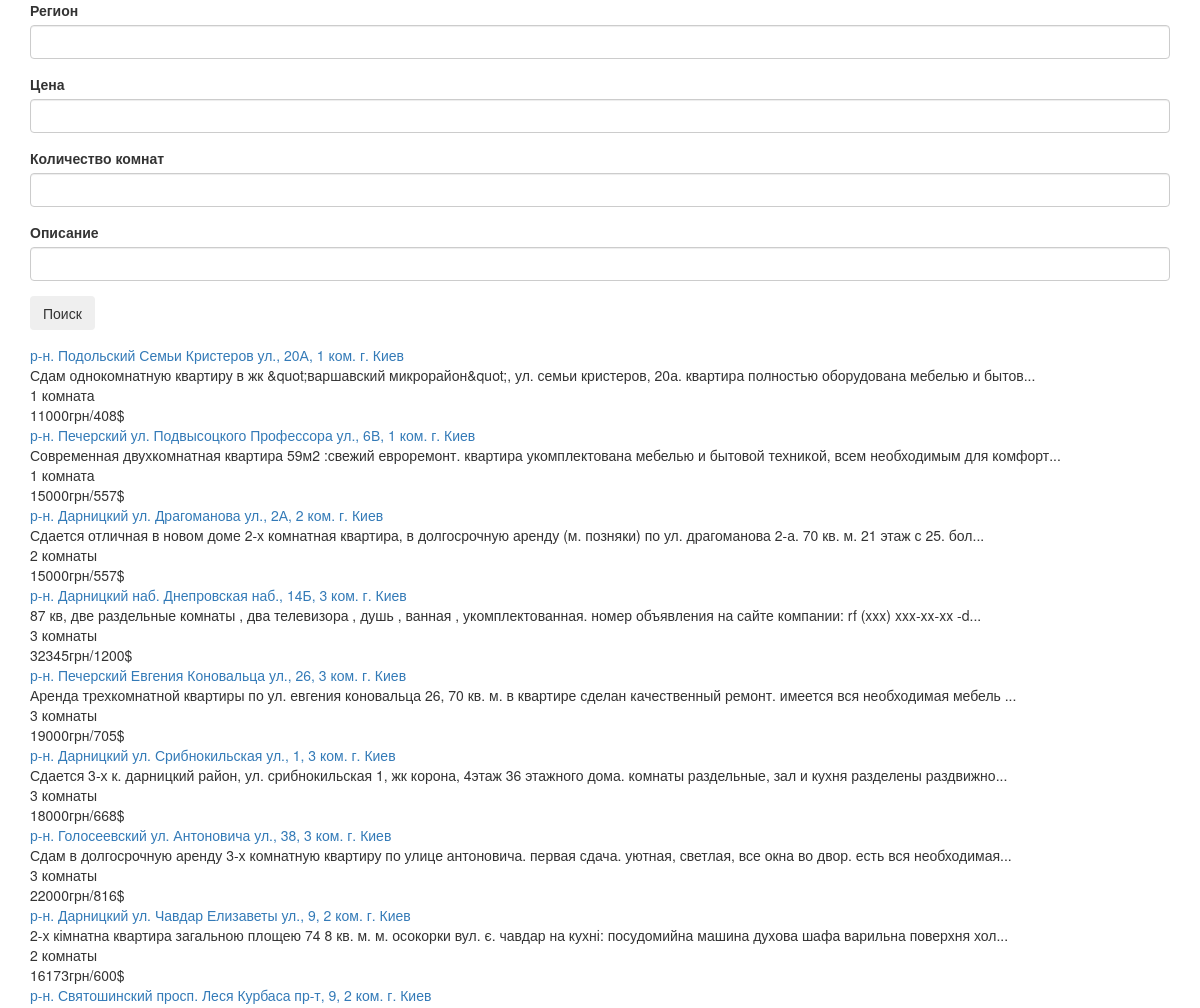
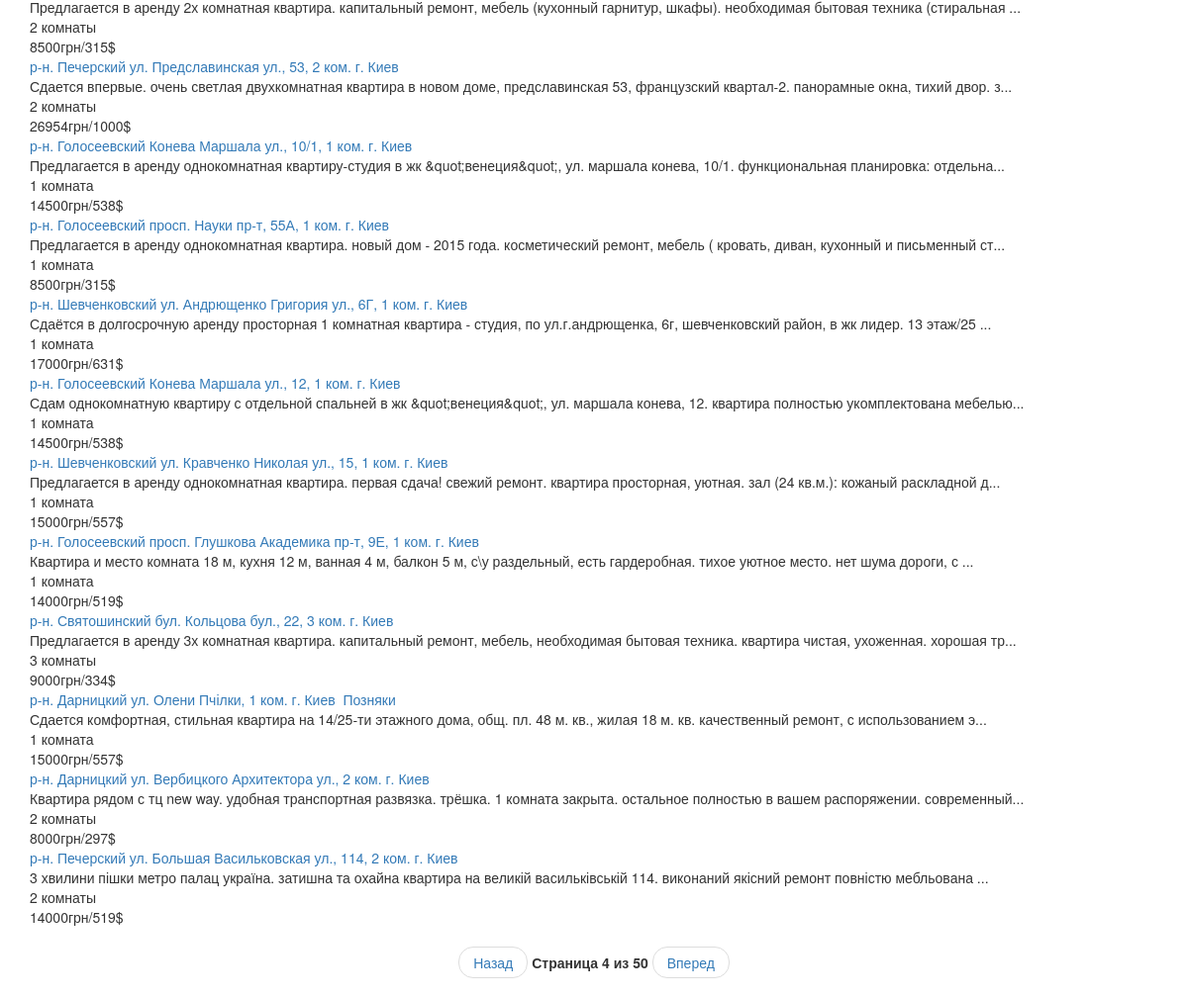
/?page=4, run on the app's committed database (2 pictures, top to bottom).
### tables this page shows
CREATE TABLE articles (
  id integer primary key,
  title text,
  ref text,
  descr text,
  rooms text,
  price text
);

### app.py (the view, shortened to what this page needs)
@app.route('/', methods=['GET', 'POST'])
def home_route():
    global form_vals
    db = art_parser.DBManager('art_parser/articles.db')
    form = SearchForm()
    pg = request.args.get('page', default='1')
    reg, price, pMin, pMax, rooms, desc, pgAmt = form_vals.values()
    if int(pg) < 1:
        pg = '1'
    elif int(pg) > int(pgAmt):
        pg = pgAmt
    data = db.get_data_by(int(pg) - 1, reg=reg, price_min=pMin, price_max=pMax, rooms=rooms, desc=desc)     # y i know about python container unpacking
    return render_template('index.html', price=price, pgAmt=pgAmt, form_vals=form_vals, page=int(pg), data=data, form=form)

### form.py
class SearchForm(FlaskForm):
    region = StringField('Регион', validators=[])
    rooms = IntegerField('Количество комнат', validators=[])
    price = IntegerField('Цена', validators=[])
    descr = StringField('Описание', validators=[])
    submit = SubmitField('Поиск', validators=[])

### art_parser/dbmngr.py (called while the page is built)
    def get_data_by(self, offset, reg='', rooms='', price_min=None, price_max=None, desc=''):
        if price_min is None:   # price_min price_max None or not None simultaneously, one is enough
            price_min = 0
            price_max = 10_000_000_000  # hardcoded value, hope sudden inflation won't break it all :)
        q = """SELECT * FROM articles where
            title like '%' || ? || '%' AND
            (CAST(SUBSTR(price, 0, LENGTH(price) - INSTR(price, ' грн/') - 1) AS INTEGER)
            BETWEEN ? and ?) AND
            SUBSTR(rooms, 0, LENGTH(rooms) - INSTR(rooms, ' к'))  LIKE '%' || ? || '%' AND
            descr like '%' || ? || '%' LIMIT ? OFFSET ?"""
        self.curs.execute(q, (reg, price_min, price_max, rooms, desc, self.recordsPerPage, offset*self.recordsPerPage))
        return self.curs.fetchall()

    def conn_open(self, path):
        self.conn = sqlite3.connect(path)
        self.curs = self.conn.cursor()

### templates/index.html (shortened to what this page needs)
<!DOCTYPE HTML>
<html lang="en-ru">
    <head>
        <link rel="stylesheet" href="https://maxcdn.bootstrapcdn.com/bootstrap/3.4.0/css/bootstrap.min.css">
    </head>
    <body>
        <div class="container">
            <form method="POST" action="">
                <fieldset>
                    <div class="form-group">
                        {{ form.region.label(class='form-control-label') }}
                        {{ form.region(class='form-control form-control-lg', value=form_vals['reg'] if form_vals['reg'] else '') }}
                    </div>
                    <div class="form-group">
                        {{ form.price.label(class='form-control-label') }}
                        {{ form.price(class='form-control form-control-lg', value=form_vals['price'] if form_vals['price'] else '') }}
                    </div>
                    <div class="form-group">
                        {{ form.rooms.label(class='form-control-label') }}
                        {{ form.rooms(class='form-control form-control-lg', value=form_vals['rooms'] if form_vals['rooms'] else '') }}
                    </div>
                    <div class="form-group">
                        {{ form.descr.label(class='form-control-label') }}
                        {{ form.descr(class='form-control form-control-lg', value=form_vals['desc'] if form_vals['desc'] else '') }}
                    </div>
                </fieldset>
                <div class="form-group">
                    {{ form.submit(class='btn btn-outline-info') }}
                </div>
            </form>
        </div>
        <div class="container">
            {% for d in data %}
                <div class="card">
                    <a class="card-title" href="{{ d[2]}}">{{ d[1] }}</a>
                    <div class="card-content">
                        <div class="card-descr">{{ d[3] }}</div>
                        <div class="card-rooms">{{ d[4] }}</div>
                        <div class="card-price">{{ d[5] }}</div>
                    </div>
                </div>
            {% endfor %}
        </div>
        <div class="container">
            <ul class="pager">
                <li><a href="/?page={{ page - 1 }}">Назад</a></li>
                <li><label>Страница {{ page }} из {{ pgAmt }}</label></li>
                <li><a href="/?page={{ page + 1 }}">Вперед</a></li>
            </ul>
        </div>
    </body>
</html>

### data on the page
articles: title "р‑н. Подольский Семьи Кристеров ул., 20А, 1 ком. г. Киев", descr "Сдам однокомнатную квартиру в жк &quot;варшавский микрорайон&quot;, ул. семьи кристеров, 20а. квартира полностью оборудована мебелью и бытов...", rooms "1 комната", price "11000грн/408$"
articles: title "р‑н. Печерский ул. Подвысоцкого Профессора ул., 6В, 1 ком. г. Киев", descr "Современная двухкомнатная квартира 59м2 :свежий евроремонт. квартира укомплектована мебелью и бытовой техникой, всем необходимым для комфорт...", rooms "1 комната", price "15000грн/557$"
articles: title "р‑н. Дарницкий ул. Драгоманова ул., 2А, 2 ком. г. Киев", descr "Сдается отличная в новом доме 2-х комнатная квартира, в долгосрочную аренду (м. позняки) по ул. драгоманова 2-а. 70 кв. м. 21 этаж с 25. бол...", rooms "2 комнаты", price "15000грн/557$"
articles: title "р‑н. Дарницкий наб. Днепровская наб., 14Б, 3 ком. г. Киев", descr "87 кв, две раздельные комнаты , два телевизора , душь , ванная , укомплектованная. номер объявления на сайте компании: rf (xxx) xxx-xx-xx -d...", rooms "3 комнаты", price "32345грн/1200$"
articles: title "р‑н. Печерский Евгения Коновальца ул., 26, 3 ком. г. Киев", descr "Аренда трехкомнатной квартиры по ул. евгения коновальца 26, 70 кв. м. в квартире сделан качественный ремонт. имеется вся необходимая мебель ...", rooms "3 комнаты", price "19000грн/705$"
articles: title "р‑н. Дарницкий ул. Срибнокильская ул., 1, 3 ком. г. Киев", descr "Сдается 3-х к. дарницкий район, ул. срибнокильская 1, жк корона, 4этаж 36 этажного дома. комнаты раздельные, зал и кухня разделены раздвижно...", rooms "3 комнаты", price "18000грн/668$"
articles: title "р‑н. Голосеевский ул. Антоновича ул., 38, 3 ком. г. Киев", descr "Сдам в долгосрочную аренду 3-х комнатную квартиру по улице антоновича. первая сдача. уютная, светлая, все окна во двор. есть вся необходимая...", rooms "3 комнаты", price "22000грн/816$"
articles: title "р‑н. Дарницкий ул. Чавдар Елизаветы ул., 9, 2 ком. г. Киев", descr "2-х кімнатна квартира загальною площею 74 8 кв. м. м. осокорки вул. є. чавдар на кухні: посудомийна машина духова шафа варильна поверхня хол...", rooms "2 комнаты", price "16173грн/600$"
articles: title "р‑н. Святошинский просп. Леся Курбаса пр-т, 9, 2 ком. г. Киев", descr "Предлагается в аренду 2х комнатная квартира. капитальный ремонт, мебель (кухонный гарнитур, шкафы). необходимая бытовая техника (стиральная ...", rooms "2 комнаты", price "8500грн/315$"
articles: title "р‑н. Печерский ул. Предславинская ул., 53, 2 ком. г. Киев", descr "Сдается впервые. очень светлая двухкомнатная квартира в новом доме, предславинская 53, французский квартал-2. панорамные окна, тихий двор. з...", rooms "2 комнаты", price "26954грн/1000$"
articles: title "р‑н. Голосеевский Конева Маршала ул., 10/1, 1 ком. г. Киев", descr "Предлагается в аренду однокомнатная квартиру-студия в жк &quot;венеция&quot;, ул. маршала конева, 10/1. функциональная планировка: отдельна...", rooms "1 комната", price "14500грн/538$"
articles: title "р‑н. Голосеевский просп. Науки пр-т, 55А, 1 ком. г. Киев", descr "Предлагается в аренду однокомнатная квартира. новый дом - 2015 года. косметический ремонт, мебель ( кровать, диван, кухонный и письменный ст...", rooms "1 комната", price "8500грн/315$"
articles: title "р‑н. Шевченковский ул. Андрющенко Григория ул., 6Г, 1 ком. г. Киев", descr "Сдаётся в долгосрочную аренду просторная 1 комнатная квартира - студия, по ул.г.андрющенка, 6г, шевченковский район, в жк лидер. 13 этаж/25 ...", rooms "1 комната", price "17000грн/631$"
articles: title "р‑н. Голосеевский Конева Маршала ул., 12, 1 ком. г. Киев", descr "Сдам однокомнатную квартиру с отдельной спальней в жк &quot;венеция&quot;, ул. маршала конева, 12. квартира полностью укомплектована мебелью...", rooms "1 комната", price "14500грн/538$"
articles: title "р‑н. Шевченковский ул. Кравченко Николая ул., 15, 1 ком. г. Киев", descr "Предлагается в аренду однокомнатная квартира. первая сдача! свежий ремонт. квартира просторная, уютная. зал (24 кв.м.): кожаный раскладной д...", rooms "1 комната", price "15000грн/557$"
articles: title "р‑н. Голосеевский просп. Глушкова Академика пр-т, 9Е, 1 ком. г. Киев", descr "Квартира и место комната 18 м, кухня 12 м, ванная 4 м, балкон 5 м, с\\у раздельный, есть гардеробная. тихое уютное место. нет шума дороги, с ...", rooms "1 комната", price "14000грн/519$"
articles: title "р‑н. Святошинский бул. Кольцова бул., 22, 3 ком. г. Киев", descr "Предлагается в аренду 3х комнатная квартира. капитальный ремонт, мебель, необходимая бытовая техника. квартира чистая, ухоженная. хорошая тр...", rooms "3 комнаты", price "9000грн/334$"
articles: title "р‑н. Дарницкий ул. Олени Пчілки, 1 ком. г. Киев Позняки", descr "Сдается комфортная, стильная квартира на 14/25-ти этажного дома, общ. пл. 48 м. кв., жилая 18 м. кв. качественный ремонт, с использованием э...", rooms "1 комната", price "15000грн/557$"
articles: title "р‑н. Дарницкий ул. Вербицкого Архитектора ул., 2 ком. г. Киев", descr "Квартира рядом с тц new way. удобная транспортная развязка. трёшка. 1 комната закрыта. остальное полностью в вашем распоряжении. современный...", rooms "2 комнаты", price "8000грн/297$"
articles: title "р‑н. Печерский ул. Большая Васильковская ул., 114, 2 ком. г. Киев", descr "3 хвилини пішки метро палац україна. затишна та охайна квартира на великій васильківській 114. виконаний якісний ремонт повністю мебльована ...", rooms "2 комнаты", price "14000грн/519$"

### other printed values
{{ page }} "4"
{{ pgAmt }} "50"
